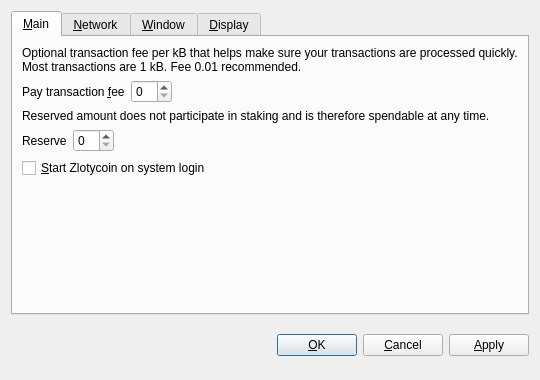
<?xml version="1.0" encoding="UTF-8"?>
<ui version="4.0">
 <class>OptionsDialog</class>
 <widget class="QDialog" name="OptionsDialog">
  <property name="geometry">
   <rect>
    <x>0</x>
    <y>0</y>
    <width>540</width>
    <height>380</height>
   </rect>
  </property>
  <property name="windowTitle">
   <string>Options</string>
  </property>
  <property name="modal">
   <bool>true</bool>
  </property>
  <layout class="QVBoxLayout" name="verticalLayout">
   <item>
    <widget class="QTabWidget" name="tabWidget">
     <property name="tabPosition">
      <enum>QTabWidget::North</enum>
     </property>
     <property name="currentIndex">
      <number>0</number>
     </property>
     <widget class="QWidget" name="tabMain">
      <attribute name="title">
       <string>&amp;Main</string>
      </attribute>
      <layout class="QVBoxLayout" name="verticalLayout_Main">
       <item>
        <widget class="QLabel" name="transactionFeeInfoLabel">
         <property name="text">
          <string>Optional transaction fee per kB that helps make sure your transactions are processed quickly. Most transactions are 1 kB. Fee 0.01 recommended.</string>
         </property>
         <property name="textFormat">
          <enum>Qt::PlainText</enum>
         </property>
         <property name="wordWrap">
          <bool>true</bool>
         </property>
        </widget>
       </item>
       <item>
        <layout class="QHBoxLayout" name="horizontalLayoutFee">
         <item>
          <widget class="QLabel" name="transactionFeeLabel">
           <property name="text">
            <string>Pay transaction &amp;fee</string>
           </property>
           <property name="textFormat">
            <enum>Qt::PlainText</enum>
           </property>
           <property name="buddy">
            <cstring>transactionFee</cstring>
           </property>
          </widget>
         </item>
         <item>
          <widget class="BitcoinAmountField" name="transactionFee"/>
         </item>
         <item>
          <spacer name="horizontalSpacerFee">
           <property name="orientation">
            <enum>Qt::Horizontal</enum>
           </property>
           <property name="sizeHint" stdset="0">
            <size>
             <width>40</width>
             <height>20</height>
            </size>
           </property>
          </spacer>
         </item>
        </layout>
       </item>
       <item>
        <widget class="QLabel" name="reserveBalanceInfoLabel">
         <property name="text">
          <string>Reserved amount does not participate in staking and is therefore spendable at any time.</string>
         </property>
         <property name="textFormat">
          <enum>Qt::PlainText</enum>
         </property>
         <property name="wordWrap">
          <bool>true</bool>
         </property>
        </widget>
       </item>
       <item>
        <layout class="QHBoxLayout" name="horizontalLayoutReserveBalance">
         <item>
          <widget class="QLabel" name="reserveBalanceLabel">
           <property name="text">
            <string>Reserve</string>
           </property>
           <property name="textFormat">
            <enum>Qt::PlainText</enum>
           </property>
           <property name="buddy">
            <cstring>reserveBalance</cstring>
           </property>
          </widget>
         </item>
         <item>
          <widget class="BitcoinAmountField" name="reserveBalance"/>
         </item>
         <item>
          <spacer name="horizontalSpacerReserveBalance">
           <property name="orientation">
            <enum>Qt::Horizontal</enum>
           </property>
           <property name="sizeHint" stdset="0">
            <size>
             <width>40</width>
             <height>20</height>
            </size>
           </property>
          </spacer>
         </item>
        </layout>
       </item>
       <item>
        <widget class="QCheckBox" name="bitcoinAtStartup">
         <property name="toolTip">
          <string>Automatically start Zlotycoin after logging in to the system.</string>
         </property>
         <property name="text">
          <string>&amp;Start Zlotycoin on system login</string>
         </property>
        </widget>
       </item>
       <item>
        <spacer name="verticalSpacer_Main">
         <property name="orientation">
          <enum>Qt::Vertical</enum>
         </property>
         <property name="sizeHint" stdset="0">
          <size>
           <width>20</width>
           <height>40</height>
          </size>
         </property>
        </spacer>
       </item>
      </layout>
     </widget>
     <widget class="QWidget" name="tabNetwork">
      <attribute name="title">
       <string>&amp;Network</string>
      </attribute>
      <layout class="QVBoxLayout" name="verticalLayout_Network">
       <item>
        <widget class="QCheckBox" name="mapPortUpnp">
         <property name="toolTip">
          <string>Automatically open the Zlotycoin client port on the router. This only works when your router supports UPnP and it is enabled.</string>
         </property>
         <property name="text">
          <string>Map port using &amp;UPnP</string>
         </property>
        </widget>
       </item>
       <item>
        <widget class="QCheckBox" name="connectSocks">
         <property name="toolTip">
          <string>Connect to the Zlotycoin network through a SOCKS proxy (e.g. when connecting through Tor).</string>
         </property>
         <property name="text">
          <string>&amp;Connect through SOCKS proxy:</string>
         </property>
        </widget>
       </item>
       <item>
        <layout class="QHBoxLayout" name="horizontalLayout_Network">
         <item>
          <widget class="QLabel" name="proxyIpLabel">
           <property name="text">
            <string>Proxy &amp;IP:</string>
           </property>
           <property name="textFormat">
            <enum>Qt::PlainText</enum>
           </property>
           <property name="buddy">
            <cstring>proxyIp</cstring>
           </property>
          </widget>
         </item>
         <item>
          <widget class="QValidatedLineEdit" name="proxyIp">
           <property name="maximumSize">
            <size>
             <width>140</width>
             <height>16777215</height>
            </size>
           </property>
           <property name="toolTip">
            <string>IP address of the proxy (e.g. 127.0.0.1)</string>
           </property>
          </widget>
         </item>
         <item>
          <widget class="QLabel" name="proxyPortLabel">
           <property name="text">
            <string>&amp;Port:</string>
           </property>
           <property name="textFormat">
            <enum>Qt::PlainText</enum>
           </property>
           <property name="buddy">
            <cstring>proxyPort</cstring>
           </property>
          </widget>
         </item>
         <item>
          <widget class="QLineEdit" name="proxyPort">
           <property name="maximumSize">
            <size>
             <width>55</width>
             <height>16777215</height>
            </size>
           </property>
           <property name="toolTip">
            <string>Port of the proxy (e.g. 9050)</string>
           </property>
          </widget>
         </item>
         <item>
          <widget class="QLabel" name="socksVersionLabel">
           <property name="text">
            <string>SOCKS &amp;Version:</string>
           </property>
           <property name="textFormat">
            <enum>Qt::PlainText</enum>
           </property>
           <property name="buddy">
            <cstring>socksVersion</cstring>
           </property>
          </widget>
         </item>
         <item>
          <widget class="QValueComboBox" name="socksVersion">
           <property name="toolTip">
            <string>SOCKS version of the proxy (e.g. 5)</string>
           </property>
          </widget>
         </item>
         <item>
          <spacer name="horizontalSpacer_Network">
           <property name="orientation">
            <enum>Qt::Horizontal</enum>
           </property>
           <property name="sizeHint" stdset="0">
            <size>
             <width>40</width>
             <height>20</height>
            </size>
           </property>
          </spacer>
         </item>
        </layout>
       </item>
       <item>
        <spacer name="verticalSpacer_Network">
         <property name="orientation">
          <enum>Qt::Vertical</enum>
         </property>
         <property name="sizeHint" stdset="0">
          <size>
           <width>20</width>
           <height>40</height>
          </size>
         </property>
        </spacer>
       </item>
      </layout>
     </widget>
     <widget class="QWidget" name="tabWindow">
      <attribute name="title">
       <string>&amp;Window</string>
      </attribute>
      <layout class="QVBoxLayout" name="verticalLayout_Window">
       <item>
        <widget class="QCheckBox" name="minimizeToTray">
         <property name="toolTip">
          <string>Show only a tray icon after minimizing the window.</string>
         </property>
         <property name="text">
          <string>&amp;Minimize to the tray instead of the taskbar</string>
         </property>
        </widget>
       </item>
       <item>
        <widget class="QCheckBox" name="minimizeOnClose">
         <property name="toolTip">
          <string>Minimize instead of exit the application when the window is closed. When this option is enabled, the application will be closed only after selecting Quit in the menu.</string>
         </property>
         <property name="text">
          <string>M&amp;inimize on close</string>
         </property>
        </widget>
       </item>
       <item>
        <spacer name="verticalSpacer_Window">
         <property name="orientation">
          <enum>Qt::Vertical</enum>
         </property>
         <property name="sizeHint" stdset="0">
          <size>
           <width>20</width>
           <height>40</height>
          </size>
         </property>
        </spacer>
       </item>
      </layout>
     </widget>
     <widget class="QWidget" name="tabDisplay">
      <attribute name="title">
       <string>&amp;Display</string>
      </attribute>
      <layout class="QVBoxLayout" name="verticalLayout_Display">
       <item>
        <layout class="QHBoxLayout" name="horizontalLayout_1_Display">
         <item>
          <widget class="QLabel" name="langLabel">
           <property name="text">
            <string>User Interface &amp;language:</string>
           </property>
           <property name="textFormat">
            <enum>Qt::PlainText</enum>
           </property>
           <property name="buddy">
            <cstring>lang</cstring>
           </property>
          </widget>
         </item>
         <item>
          <widget class="QValueComboBox" name="lang">
           <property name="toolTip">
            <string>The user interface language can be set here. This setting will take effect after restarting Zlotycoin.</string>
           </property>
          </widget>
         </item>
        </layout>
       </item>
       <item>
        <layout class="QHBoxLayout" name="horizontalLayout_2_Display">
         <item>
          <widget class="QLabel" name="unitLabel">
           <property name="text">
            <string>&amp;Unit to show amounts in:</string>
           </property>
           <property name="textFormat">
            <enum>Qt::PlainText</enum>
           </property>
           <property name="buddy">
            <cstring>unit</cstring>
           </property>
          </widget>
         </item>
         <item>
          <widget class="QValueComboBox" name="unit">
           <property name="toolTip">
            <string>Choose the default subdivision unit to show in the interface and when sending coins.</string>
           </property>
          </widget>
         </item>
        </layout>
       </item>
       <item>
        <widget class="QCheckBox" name="displayAddresses">
         <property name="toolTip">
          <string>Whether to show Zlotycoin addresses in the transaction list or not.</string>
         </property>
         <property name="text">
          <string>&amp;Display addresses in transaction list</string>
         </property>
        </widget>
       </item>
       <item>
        <widget class="QCheckBox" name="coinControlFeatures">
         <property name="toolTip">
          <string>Whether to show coin control features or not.</string>
         </property>
         <property name="text">
          <string>Display coin &amp;control features (experts only!)</string>
         </property>
        </widget>
       </item>
       <item>
        <spacer name="verticalSpacer_Display">
         <property name="orientation">
          <enum>Qt::Vertical</enum>
         </property>
         <property name="sizeHint" stdset="0">
          <size>
           <width>20</width>
           <height>40</height>
          </size>
         </property>
        </spacer>
       </item>
      </layout>
     </widget>
    </widget>
   </item>
   <item>
    <layout class="QHBoxLayout" name="horizontalLayout_Buttons">
     <item>
      <spacer name="horizontalSpacer_1">
       <property name="orientation">
        <enum>Qt::Horizontal</enum>
       </property>
       <property name="sizeHint" stdset="0">
        <size>
         <width>40</width>
         <height>48</height>
        </size>
       </property>
      </spacer>
     </item>
     <item>
      <widget class="QLabel" name="statusLabel">
       <property name="font">
        <font>
         <weight>75</weight>
         <bold>true</bold>
        </font>
       </property>
       <property name="text">
        <string/>
       </property>
       <property name="textFormat">
        <enum>Qt::PlainText</enum>
       </property>
       <property name="wordWrap">
        <bool>true</bool>
       </property>
      </widget>
     </item>
     <item>
      <spacer name="horizontalSpacer_2">
       <property name="orientation">
        <enum>Qt::Horizontal</enum>
       </property>
       <property name="sizeHint" stdset="0">
        <size>
         <width>40</width>
         <height>48</height>
        </size>
       </property>
      </spacer>
     </item>
     <item>
      <widget class="QPushButton" name="okButton">
       <property name="text">
        <string>&amp;OK</string>
       </property>
      </widget>
     </item>
     <item>
      <widget class="QPushButton" name="cancelButton">
       <property name="text">
        <string>&amp;Cancel</string>
       </property>
       <property name="autoDefault">
        <bool>false</bool>
       </property>
      </widget>
     </item>
     <item>
      <widget class="QPushButton" name="applyButton">
       <property name="text">
        <string>&amp;Apply</string>
       </property>
       <property name="autoDefault">
        <bool>false</bool>
       </property>
      </widget>
     </item>
    </layout>
   </item>
  </layout>
 </widget>
 <customwidgets>
  <customwidget>
   <class>BitcoinAmountField</class>
   <extends>QSpinBox</extends>
   <header>bitcoinamountfield.h</header>
  </customwidget>
  <customwidget>
   <class>QValueComboBox</class>
   <extends>QComboBox</extends>
   <header>qvaluecombobox.h</header>
  </customwidget>
  <customwidget>
   <class>QValidatedLineEdit</class>
   <extends>QLineEdit</extends>
   <header>qvalidatedlineedit.h</header>
  </customwidget>
 </customwidgets>
 <resources/>
 <connections/>
</ui>
